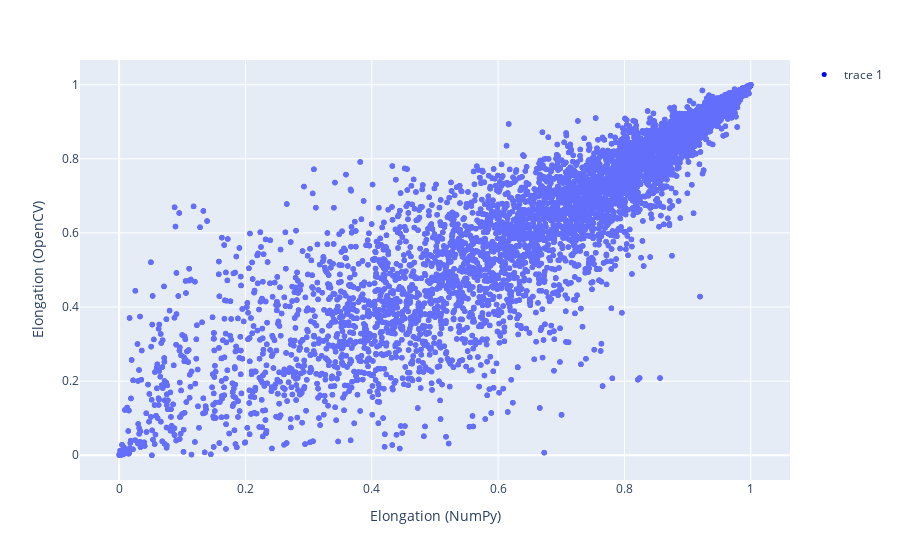

Notebook code cell kept with this figure:
### Code cell
plot_elongation_scatter_with_thumbnails(elong_df)

### Figure 1 — Plotly figure (JSON) as saved in the notebook; plotly's stock layout.template omitted (floating-point values rounded to 4 significant figures; data arrays with more than 128 entries replaced by an {"elided": "..."} marker saying what was removed)
{"data": [{"customdata": {"elided": "5757x2 str values"}, "hovertemplate": "Elongation (NumPy)=%{x}<br>Elongation (OpenCV)=%{y}<br>full_path=%{customdata[0]}<br>file=%{customdata[1]}<extra></extra>", "legendgroup": "", "marker": {"color": "#636efa", "symbol": "circle"}, "mode": "markers", "name": "", "showlegend": false, "type": "scattergl", "x": {"elided": "5757 float values"}, "xaxis": "x", "y": {"elided": "5757 float values"}, "yaxis": "y"}, {"customdata": {"elided": "5757 str values"}, "hovertemplate": "<b>%{text}</b><br>Elongation (NumPy): %{x:.2f}<br>Elongation (OpenCV): %{y:.2f}<br><img src=\"%{customdata}\" width=\"50\" height=\"50\">", "marker": {"color": "blue", "size": 5}, "mode": "markers", "text": {"elided": "5757 str values"}, "type": "scatter", "x": {"elided": "5757 float values"}, "y": {"elided": "5757 float values"}}], "layout": {"legend": {"tracegroupgap": 0}, "margin": {"t": 60}, "xaxis": {"anchor": "y", "domain": [0, 1], "title": {"text": "Elongation (NumPy)"}}, "yaxis": {"anchor": "x", "domain": [0, 1], "title": {"text": "Elongation (OpenCV)"}}}}
